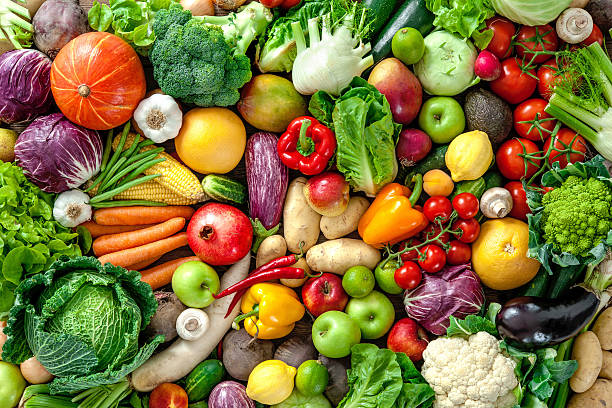
#> input picture img2.jpg, 612 x 408 px, given in place of img2.png, which was not available
$ python ex_example.py
#> lines starting #> are read from the running program, lines starting #| are printed output that depends on the picture; after the words box and inside, x2 and y2 are one past the last pixel; in counts of white or black regions, pixels touching at a corner belong together; pictures that were not available may be replaced by others from this repository, and a replacement may not be noted
# Шум соль-перец, должно быть 3 процента белых пикселей и 3 процента черных.
# Если диагональ изображения имеет хотя бы 1 черный пиксель, то надо главную диагональ покрасить в черный, есть хотя бы 1 белый, но нет черног, то надо покрасить в белый, если черно-белая диагональ - покрасить в черный, если нет ни черного, ни белого - покрасить диагональ в цвет центрального пикселя

import cv2
import random
import numpy as np

image = cv2.imread("img2.png")
#> image is the input picture: shape (408, 612, 3); mean B, G, R 58.8, 116.6, 131.3

h, w, _ = image.shape
#> h = 408; w = 612
num_of_pixels = h * w
#> num_of_pixels = 249696
num_of_white = int(num_of_pixels * 0.03)
#> num_of_white = 7490
num_of_black = int(num_of_pixels * 0.03)
#> num_of_black = 7490

for _ in range(num_of_white):
    x = random.randint(0, w - 1)
    y = random.randint(0, h - 1)
    image[y, x] = [255, 255, 255]
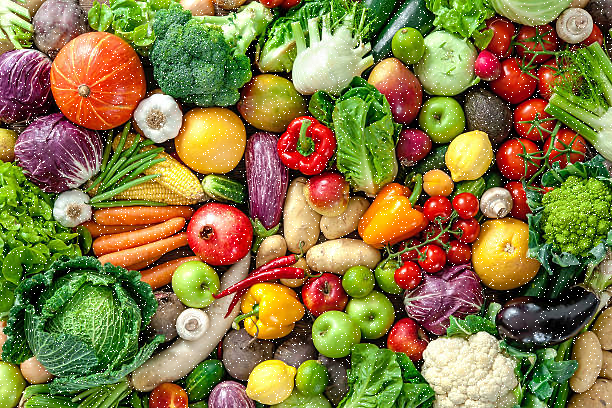
#> image: shape (408, 612, 3); 2.95% of pixels changed, all inside (x1, y1, x2, y2) = (0, 0, 612, 408)

for _ in range(num_of_black):
    x = random.randint(0, w - 1)
    y = random.randint(0, h - 1)
    image[y, x] = [0, 0, 0]
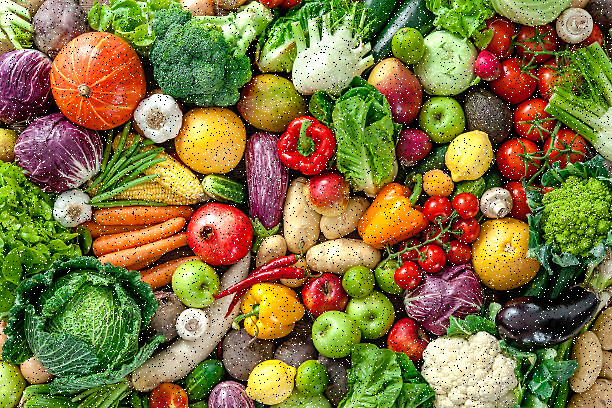
#> image: shape (408, 612, 3); 2.95% of pixels changed, all inside (x1, y1, x2, y2) = (0, 0, 612, 408)

num_steps = max(h, w)
#> num_steps = 612
ys = np.linspace(0, h - 1, num_steps, dtype=int)
#> ys = 612 values from 0 to 407
xs = np.linspace(0, w - 1, num_steps, dtype=int)
#> xs = 612 values from 0 to 611

diagonal_pixels = np.array([image[y, x] for x, y in zip(xs, ys)])
#> diagonal_pixels = 612 rows, first 8: [228, 255, 254], [231, 255, 253], [238, 255, 252], [244, 255, 253], [250, 255, 255], [245, 250, 253], [239, 250, 254], [237, 255, 255]

flag_white = False
flag_black = False

center_x = w // 2
#> center_x = 306
center_y = h // 2
#> center_y = 204
b, g, r = image[center_y, center_x]
#> b = 86; g = 146; r = 205

# Проверка диагонали
for pixel in diagonal_pixels:
    if np.all(pixel == [255, 255, 255]):
        flag_white = True
    elif np.all(pixel == [0, 0, 0]):
        flag_black = True
#> this loop made 612 passes
#> pixel on passes 1 to 12: [228, 255, 254], [231, 255, 253], [238, 255, 252], [244, 255, 253], [250, 255, 255], [245, 250, 253], [239, 250, 254], [237, 255, 255], [228, 255, 255], [215, 247, 242], [220, 255, 248], [212, 254, 237]

# Выбор цвета
if flag_black:
    color = [0, 0, 0]
elif flag_white and not flag_black:
    color = [255, 255, 255]
else:
    color = [b, g, r]

for x, y in zip(xs, ys):
    image[y, x] = color
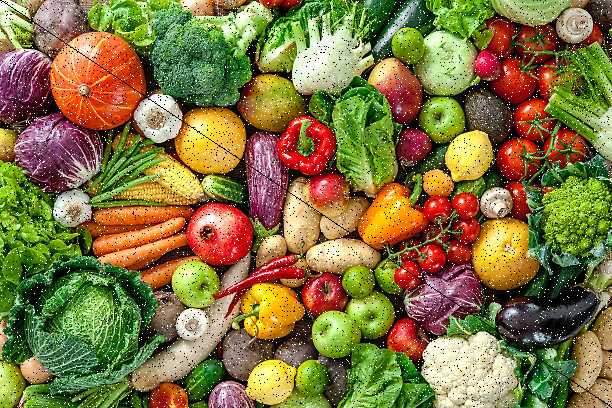
#> image: shape (408, 612, 3); 0.24% of pixels changed, all inside (x1, y1, x2, y2) = (0, 0, 612, 408)

cv2.imshow("Task", image)
cv2.waitKey(0)
cv2.destroyAllWindows()

$ run again, with img1.jpg copied over img2.jpg
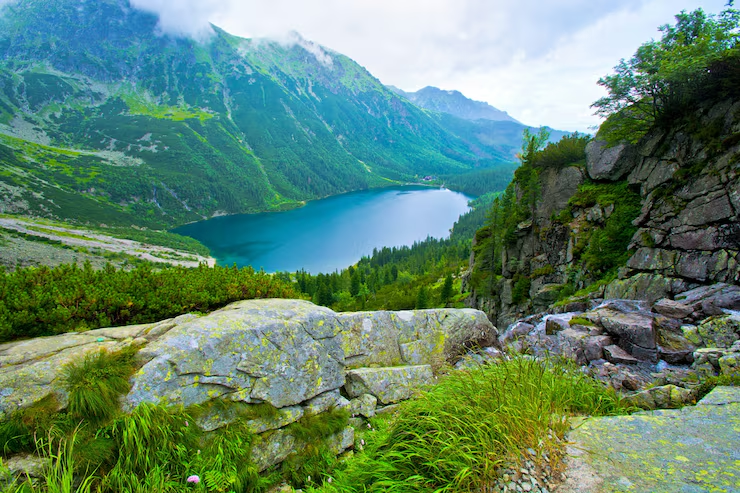
#> input picture img1.jpg, 740 x 493 px, given in place of img2.png, which was not available
#> image is the input picture: shape (493, 740, 3); mean B, G, R 109.1, 133, 96.9
#> after the loop `for _ in range(num_of_black):`:
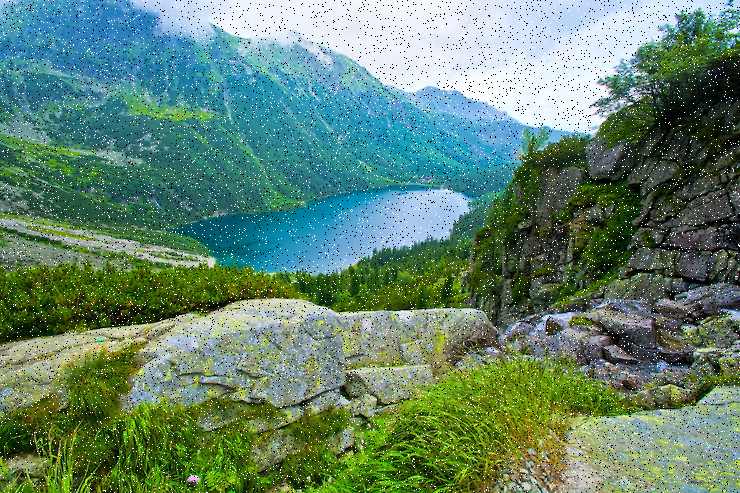
#> image: shape (493, 740, 3); mean B, G, R 110.1, 132.6, 98.5
#> diagonal_pixels = 740 rows, first 8: [249, 202, 170], [248, 204, 173], [241, 206, 173], [236, 206, 171], [228, 203, 161], [225, 199, 147], [220, 191, 137], [207, 174, 111]
#> b = 225; g = 186; r = 140
#> the loop `for pixel in diagonal_pixels:` made 740 passes
#> after the loop `for x, y in zip(xs, ys):`:
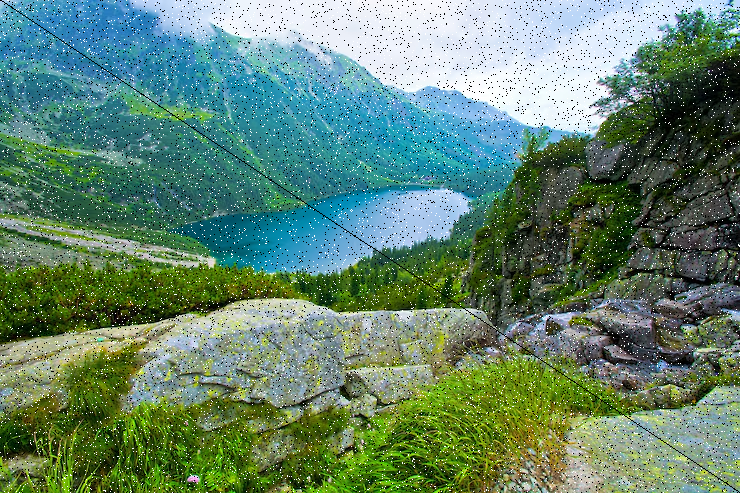
#> image: shape (493, 740, 3); 0.2% of pixels changed, all inside (x1, y1, x2, y2) = (0, 0, 740, 493)

$ run again, with img3.webp saved as img2.jpg
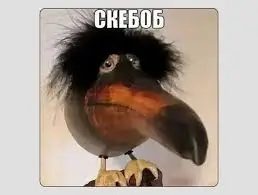
#> input picture img3.webp, 258 x 195 px, given in place of img2.png, which was not available
#> image is the input picture: shape (195, 258, 3); mean B, G, R 146.2, 155.6, 167.4
#> after the loop `for _ in range(num_of_black):`:
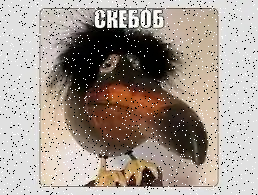
#> image: shape (195, 258, 3); mean B, G, R 145.1, 153.8, 164.9
#> diagonal_pixels = 258 rows, first 8: [224, 224, 224], [224, 224, 224], [224, 224, 224], [224, 224, 224], [224, 224, 224], [224, 224, 224], [224, 224, 224], [224, 224, 224]
#> b = 25; g = 82; r = 168
#> the loop `for pixel in diagonal_pixels:` made 258 passes
#> after the loop `for x, y in zip(xs, ys):`:
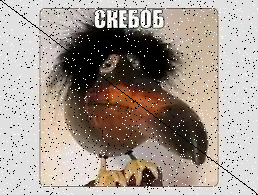
#> image: shape (195, 258, 3); 0.48% of pixels changed, all inside (x1, y1, x2, y2) = (0, 0, 258, 195)
